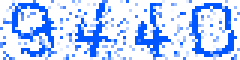
#> input picture Scrapy/nuaa课表查询/vcode/9440.png, 80 x 20 px (shown 3 times larger)
$ python image.py
#> lines starting #> are read from the running program, lines starting #| are printed output that depends on the picture; after the words box and inside, x2 and y2 are one past the last pixel; in counts of white or black regions, pixels touching at a corner belong together
from PIL import Image
filename = "9440.png"
output = "9440_output.png"
img = Image.open(filename)
#> img is the input picture: PIL image 80x20 RGBA; mean R, G, B, A 184.5, 208, 255, 255
img = img.convert("L")  # 灰度处理
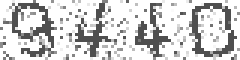
#> img: PIL image 80x20 L (shown 3 times larger); min 79, max 255, mean 206.3

# 二值化
threshold = 140     # 阙值
img = img.resize((img.width*2, img.height*2))
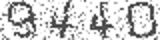
#> img: PIL image 160x40 L; min 49, max 255, mean 204.2
for w in range(img.width):
    for h in range(img.height):
        if img.getpixel((w, h)) < threshold:
            img.putpixel((w, h), 0)
        else:
            img.putpixel((w, h), 255)
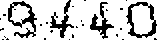
#> img: PIL image 160x40 L; 79.1% white; 29 black regions (25 under 20 px), largest, box (x1, y1, x2, y2) and area: (8, 1, 37, 38) 367, (126, 2, 157, 38) 350, (90, 2, 114, 39) 273, (50, 0, 74, 38) 259

img.save(output)

$ run again, with Scrapy/nuaa课表查询/vcode/762408.png copied over Scrapy/nuaa课表查询/vcode/9440.png
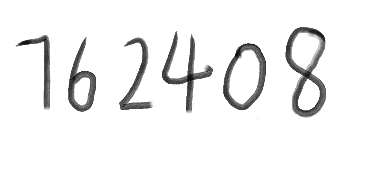
#> input picture Scrapy/nuaa课表查询/vcode/762408.png, 365 x 170 px
#> img is the input picture: PIL image 365x170 P; mean R, G, B, A 240.5, 240.5, 240.5, 255
#> `img = img.resize((img.width*2, img.height*2))`:
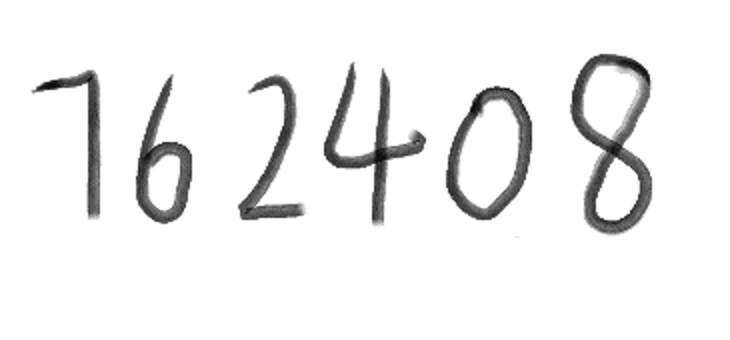
#> img: PIL image 730x340 L; min 2, max 255, mean 240.4
#> after the loop `for w in range(img.width):`:
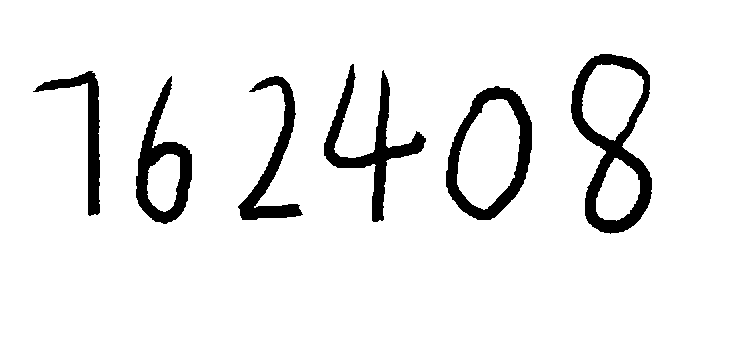
#> img: PIL image 730x340 L; 92.3% white; 6 black regions, box (x1, y1, x2, y2) and area: (571, 54, 652, 234) 4715, (446, 86, 532, 220) 3487, (324, 64, 426, 222) 3432, (136, 76, 192, 224) 2915, (238, 76, 303, 220) 2497, (33, 71, 100, 216) 2035
